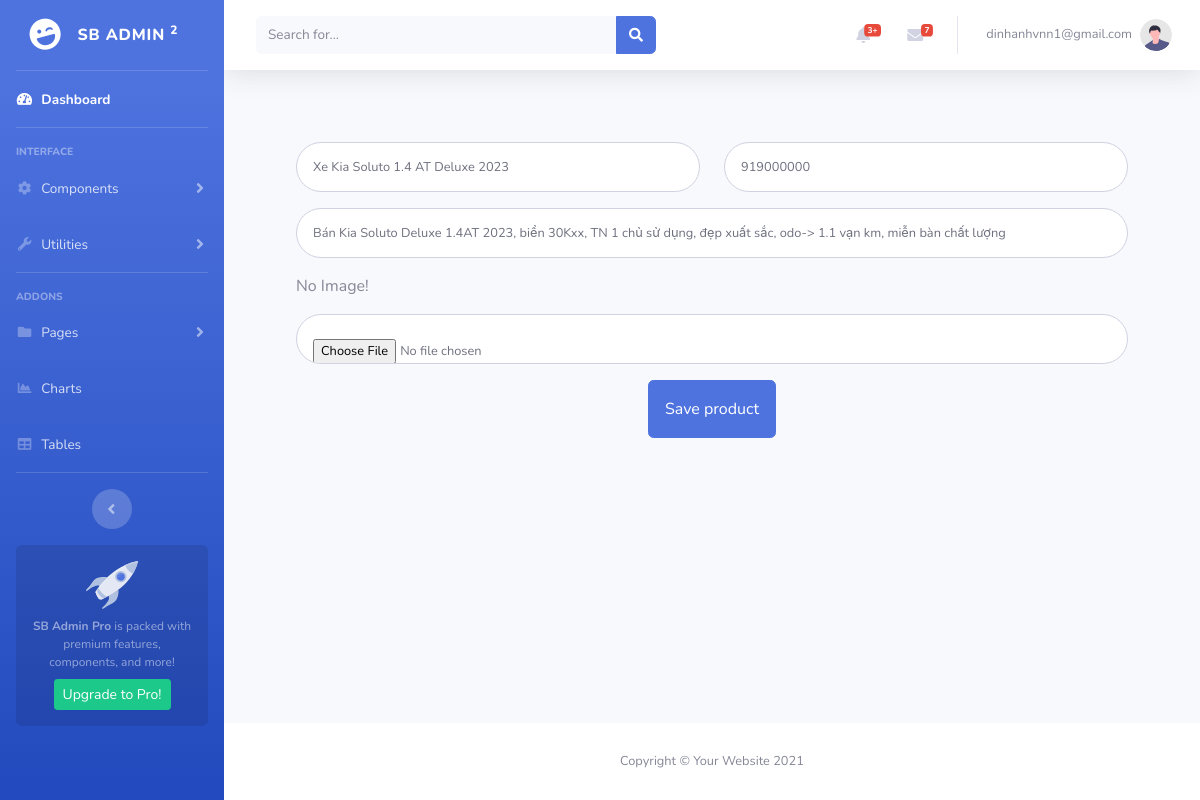
The page /product/edit/1 (signed in) on the database its author committed.
### tables this page shows
CREATE TABLE `products` (
  `id` int(11) NOT NULL,
  `name` varchar(150) NOT NULL,
  `description` varchar(500) NOT NULL,
  `price` double NOT NULL,
  `image` varchar(300) DEFAULT NULL,
  `thumnail` varchar(300) DEFAULT NULL
);

### index.php (called while the page is built, shortened)
<?php
require_once 'config/database.php';
require_once 'app/models/ProductModel.php';
require_once 'app/libs/Auth.php';
$url = $_GET['url'] ?? '';
$url = rtrim($url, '/');
$url = filter_var($url, FILTER_SANITIZE_URL);
$url = explode('/', $url);
$action = isset($url[1]) && $url[1] != '' ? $url[1] : 'index';
$controller = new $controllerName();
call_user_func_array([$controller, $action], array_slice($url, 2));

### app/libs/Auth.php (called while the page is built, shortened)
<?php
class Auth{
    static function isLoggedIn(){
        return isset($_SESSION['username']);
    }
}

### config/database.php (called while the page is built, shortened)
<?php
class Database {
    private $host = "localhost";
    private $db_name = "demo";
    private $username = "root";
    private $password = "";
    public function getConnection() {
        $this->conn = null;
        try {
            $this->conn = new PDO("mysql:host=" . $this->host . ";dbname=" . $this->db_name, $this->username, $this->password);
            $this->conn->exec("set names utf8");
        } catch(PDOException $exception) {
            echo "Connection error: " . $exception->getMessage();
        }
        return $this->conn;
    }
}

### app/models/ProductModel.php (called while the page is built, shortened)
<?php
class ProductModel {
    private $conn;
    private $table_name = "products";
    public function __construct($db) {
        $this->conn = $db;
    }
    function getProductById($id){
        $query = "SELECT * FROM " . $this->table_name . " where id = $id";
        $stmt = $this->conn->prepare($query);
        $stmt->execute();
        $result = $stmt->fetch(PDO::FETCH_OBJ);
        return $result;
    }
}

### app/views/product/edit.php (the view, shortened to what this page needs)
<?php
include_once 'app/views/share/header.php';
?>
<div class="card-body p-5">
    <form class="user" action="/chieu2/product/save" method="post" enctype="multipart/form-data">
        <div class="form-group row">
            <div class="col-sm-6 mb-3 mb-sm-0">
                <input value="<?= $product->name ?>" type="text" class="form-control form-control-user" id="name" name="name" placeholder="Product Name">
            </div>
            <div class="col-sm-6">
                <input value="<?= $product->price ?>" type="number" class="form-control form-control-user" id="price" name="price" placeholder="Product Price">
            </div>
        </div>
        <div class="form-group">
            <input value="<?= $product->description ?>" type="text" class="form-control form-control-user" id="description" name="description" placeholder="Product Description">
        </div>
        <div class="form-group">
            <?php
            if (empty($product->image) || !file_exists($product->image)) {
                echo "No Image!";
            } else {
                echo "<img src='/chieu2/" . $product->image . "' alt='' />";
            }
            ?>
        </div>
        <div class="form-group">
            <input type="file" class="form-control form-control-user" id="image" name="image">
        </div>
        <div class="form-group text-center">
            <button class="btn btn-primary btn-icon-split p-3">
                Save product
            </button>
        </div>
    </form>
</div>
<?php
include_once 'app/views/share/footer.php';
?>

### app/controllers/ProductController.php (shortened to what this page needs)
<?php
class ProductController
{
    private $productModel;
    public function __construct()
    {
        $this->db = (new Database())->getConnection();
        $this->productModel = new ProductModel($this->db);
    }
    public function edit($id)
    {
        $product = $this->productModel->getProductById($id);
        if (empty($product)) {
            include_once 'app/views/share/not-found.php';
        } else {
            include_once 'app/views/product/edit.php';
        }
    }
}

### app/views/share/header.php (shortened to what this page needs)
<!DOCTYPE html>
<html lang="en">
<head>
    <link href="/chieu2/public/vendor/fontawesome-free/css/all.min.css" rel="stylesheet" type="text/css">
    <link href="/chieu2/public/css/sb-admin-2.min.css" rel="stylesheet">
</head>
<body id="page-top">
    <div id="wrapper">
        <ul class="navbar-nav bg-gradient-primary sidebar sidebar-dark accordion" id="accordionSidebar">
            <a class="sidebar-brand d-flex align-items-center justify-content-center" href="index.html">
                <div class="sidebar-brand-icon rotate-n-15">
                    <i class="fas fa-laugh-wink"></i>
                </div>
                <div class="sidebar-brand-text mx-3">SB Admin <sup>2</sup></div>
            </a>
            <hr class="sidebar-divider my-0">
            <li class="nav-item active">
                <a class="nav-link" href="index.html">
                    <i class="fas fa-fw fa-tachometer-alt"></i>
                    <span>Dashboard</span></a>
            </li>
            <hr class="sidebar-divider">
            <div class="sidebar-heading">
                Interface
            </div>
            <li class="nav-item">
                <a class="nav-link collapsed" href="#" data-toggle="collapse" data-target="#collapseTwo"
                    aria-expanded="true" aria-controls="collapseTwo">
                    <i class="fas fa-fw fa-cog"></i>
                    <span>Components</span>
                </a>
            </li>
            <li class="nav-item">
                <a class="nav-link collapsed" href="#" data-toggle="collapse" data-target="#collapseUtilities"
                    aria-expanded="true" aria-controls="collapseUtilities">
                    <i class="fas fa-fw fa-wrench"></i>
                    <span>Utilities</span>
                </a>
            </li>
            <hr class="sidebar-divider">
            <div class="sidebar-heading">
                Addons
            </div>
            <li class="nav-item">
                <a class="nav-link collapsed" href="#" data-toggle="collapse" data-target="#collapsePages"
                    aria-expanded="true" aria-controls="collapsePages">
                    <i class="fas fa-fw fa-folder"></i>
                    <span>Pages</span>
                </a>
            </li>
            <li class="nav-item">
                <a class="nav-link" href="charts.html">
                    <i class="fas fa-fw fa-chart-area"></i>
                    <span>Charts</span></a>
            </li>
            <li class="nav-item">
                <a class="nav-link" href="tables.html">
                    <i class="fas fa-fw fa-table"></i>
                    <span>Tables</span></a>
            </li>
            <hr class="sidebar-divider d-none d-md-block">
            <div class="text-center d-none d-md-inline">
                <button class="rounded-circle border-0" id="sidebarToggle"></button>
            </div>
            <div class="sidebar-card d-none d-lg-flex">
                <img class="sidebar-card-illustration mb-2" src="/chieu2/public/img/undraw_rocket.svg" alt="...">
                <p class="text-center mb-2"><strong>SB Admin Pro</strong> is packed with premium features, components, and more!</p>
                <a class="btn btn-success btn-sm" href="https://startbootstrap.com/theme/sb-admin-pro">Upgrade to Pro!</a>
            </div>
        </ul>
        <div id="content-wrapper" class="d-flex flex-column">
            <div id="content">
                <nav class="navbar navbar-expand navbar-light bg-white topbar mb-4 static-top shadow">
                    <form
                        class="d-none d-sm-inline-block form-inline mr-auto ml-md-3 my-2 my-md-0 mw-100 navbar-search">
                        <div class="input-group">
                            <input type="text" class="form-control bg-light border-0 small" placeholder="Search for..."
                                aria-label="Search" aria-describedby="basic-addon2">
                            <div class="input-group-append">
                                <button class="btn btn-primary" type="button">
                                    <i class="fas fa-search fa-sm"></i>
                                </button>
                            </div>
                        </div>
                    </form>
                    <ul class="navbar-nav ml-auto">
                        <li class="nav-item dropdown no-arrow mx-1">
                            <a class="nav-link dropdown-toggle" href="#" id="alertsDropdown" role="button"
                                data-toggle="dropdown" aria-haspopup="true" aria-expanded="false">
                                <i class="fas fa-bell fa-fw"></i>
                                <span class="badge badge-danger badge-counter">3+</span>
                            </a>
                        </li>
                        <li class="nav-item dropdown no-arrow mx-1">
                            <a class="nav-link dropdown-toggle" href="#" id="messagesDropdown" role="button"
                                data-toggle="dropdown" aria-haspopup="true" aria-expanded="false">
                                <i class="fas fa-envelope fa-fw"></i>
                                <span class="badge badge-danger badge-counter">7</span>
                            </a>
                        </li>
                        <li class="nav-item dropdown no-arrow">
                            <a class="nav-link dropdown-toggle" href="#" id="userDropdown" role="button"
                                data-toggle="dropdown" aria-haspopup="true" aria-expanded="false">
                                <span class="mr-2 d-none d-lg-inline text-gray-600 small">
                                    <?php
                                        if(Auth::isLoggedIn()){
                                            echo $_SESSION['username'];
                                        }
                                    ?>
                                </span>
                                <img class="img-profile rounded-circle"
                                    src="/chieu2/public/img/undraw_profile.svg">
                            </a>
                        </li>
                    </ul>
                </nav>
                <div class="container-fluid">

### app/views/share/footer.php (shortened to what this page needs)
</div>
            </div>
            <footer class="sticky-footer bg-white">
                <div class="container my-auto">
                    <div class="copyright text-center my-auto">
                        <span>Copyright &copy; Your Website 2021</span>
                    </div>
                </div>
            </footer>
        </div>
    </div>
</body>
</html>

### rows shown on the page
products: name "Xe Kia Soluto 1.4 AT Deluxe 2023", price "919000000", description "Bán Kia Soluto Deluxe 1.4AT 2023, biển 30Kxx, TN 1 chủ sử dụng, đẹp xuất sắc, odo-> 1.1 vạn km, miễn bàn chất lượng"

### other values the page prints
$_SESSION['username'] "dinhanhvnn1@gmail.com"
